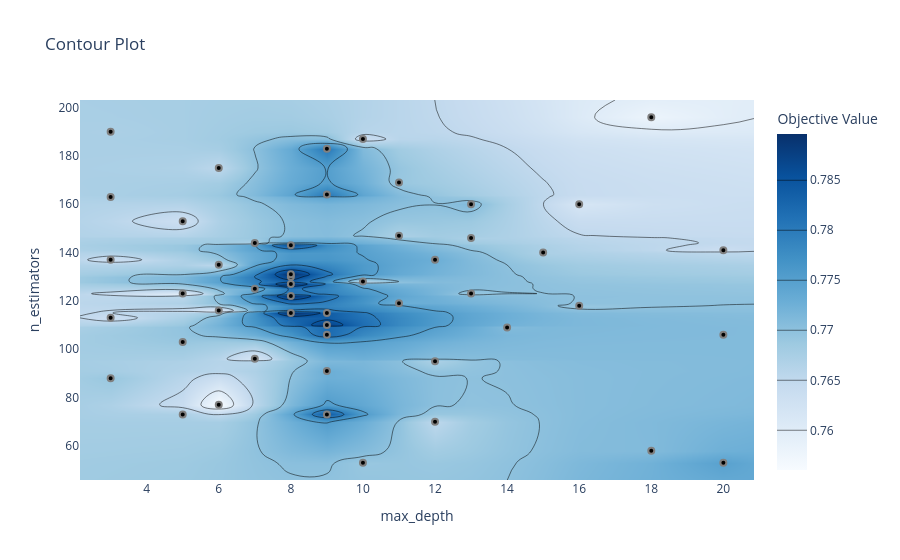

Notebook cell for this chart:
### Code cell
plot_contour(tpe)

### Figure 1 — Plotly figure (JSON) as saved in the notebook; plotly's stock layout.template omitted (floating-point values rounded to 4 significant figures; data arrays with more than 128 entries replaced by an {"elided": "..."} marker saying what was removed)
{"data": [{"colorbar": {"title": {"text": "Objective Value"}}, "colorscale": [[0.0, "rgb(247,251,255)"], [0.125, "rgb(222,235,247)"], [0.25, "rgb(198,219,239)"], [0.375, "rgb(158,202,225)"], [0.5, "rgb(107,174,214)"], [0.625, "rgb(66,146,198)"], [0.75, "rgb(33,113,181)"], [0.875, "rgb(8,81,156)"], [1.0, "rgb(8,48,107)"]], "connectgaps": true, "contours": {"coloring": "heatmap"}, "hoverinfo": "none", "line": {"smoothing": 1.3}, "reversescale": false, "type": "contour", "x": [2.15, 3, 5, 6, 7, 8, 9, 10, 11, 12, 13, 14, 15, 16, 18, 20, 20.85], "y": [45.85, 53, 58, 70, 73, 77, 88, 91, 95, 96, 103, 106, 109, 110, 113, 115, 116, 118, 119, 122, 123, 125, 127, 128, 130, 131, 135, 137, 140, 141, 143, 144, 146, 147, 153, 160, 163, 164, 169, 175, 183, 187, 190, 196, 203.2], "z": {"elided": "45x17 float values"}}, {"marker": {"color": "black", "line": {"color": "Gray", "width": 2.0}}, "mode": "markers", "name": "Feasible Trial", "showlegend": false, "type": "scatter", "x": [20, 13, 5, 18, 15, 20, 6, 6, 12, 8, 10, 18, 6, 20, 10, 3, 9, 10, 8, 9, 3, 13, 7, 3, 9, 9, 16, 9, 6, 9, 3, 9, 16, 5, 8, 11, 8, 8, 11, 5, 12, 8, 7, 7, 11, 5, 14, 3, 13, 12], "y": [106, 160, 73, 58, 140, 53, 175, 77, 95, 115, 128, 196, 116, 141, 53, 163, 183, 187, 143, 164, 137, 123, 144, 190, 110, 115, 160, 73, 135, 91, 113, 106, 118, 153, 122, 147, 130, 127, 169, 103, 70, 131, 125, 96, 119, 123, 109, 88, 146, 137]}, {"marker": {"color": "#cccccc", "line": {"color": "Gray", "width": 2.0}}, "mode": "markers", "name": "Infeasible Trial", "showlegend": false, "type": "scatter", "x": [], "y": []}], "layout": {"title": {"text": "Contour Plot"}, "xaxis": {"range": [2.15, 20.85], "title": {"text": "max_depth"}}, "yaxis": {"range": [45.85, 203.2], "title": {"text": "n_estimators"}}}}
